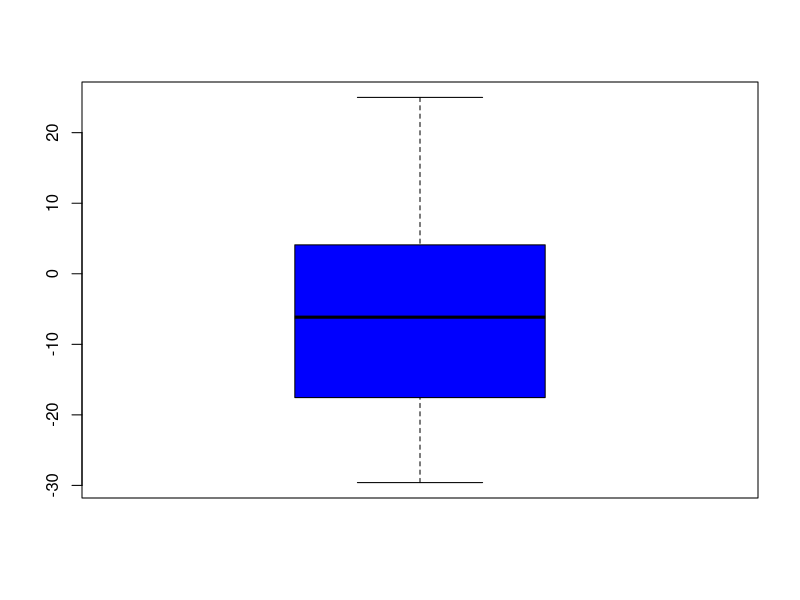
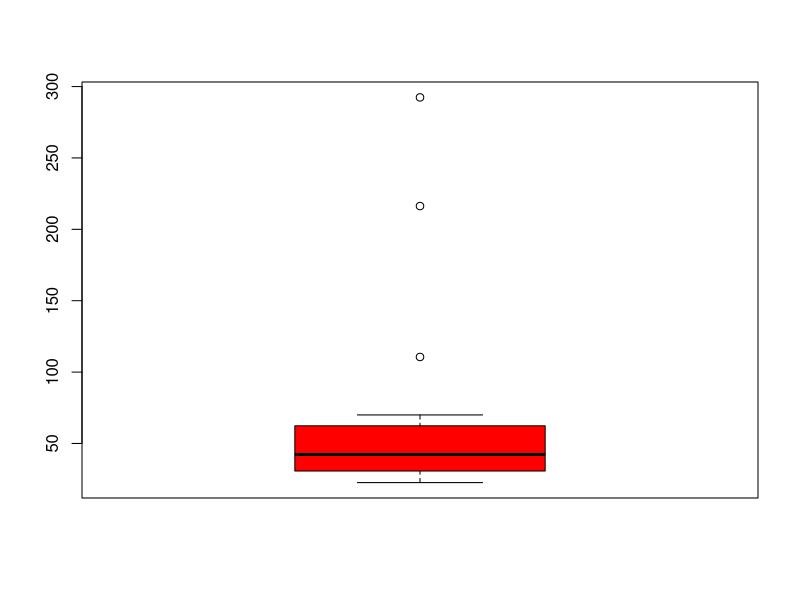

The R source for these figures, in order:
# Illustration of the differences in how quartiles are computed.

# Options available in the quantile() function of R.
?quantile()

#Checking the previous calculations.

x <- c( 1.3, 2.2, 2.7, 3.1, 3.3, 3.7)
p <- c(0.25, 0.5, 0.75)

quantile(x, probs = p, na.rm = FALSE, names = TRUE, type = 1)
quantile(x, probs = p, na.rm = FALSE, names = TRUE, type = 2)
quantile(x, probs = p, na.rm = FALSE, names = TRUE, type = 3)
quantile(x, probs = p, na.rm = FALSE, names = TRUE, type = 4)
quantile(x, probs = p, na.rm = FALSE, names = TRUE, type = 5)
quantile(x, probs = p, na.rm = FALSE, names = TRUE, type = 6)
quantile(x, probs = p, na.rm = FALSE, names = TRUE, type = 7)
quantile(x, probs = p, na.rm = FALSE, names = TRUE, type = 8)
quantile(x, probs = p, na.rm = FALSE, names = TRUE, type = 9)

#-------------------------------------------------------------------------------

# Data from page 18 of Wilcox using an even number of observations.

x <- c(-29.6,-20.9,-19.7,-15.4,-12.3,-8.0,-4.3,0.8,2.0,6.2,11.2,25.0)
length(x)
sort(x, decreasing = FALSE)

# The three quartiles are supposed to divide the data into four equal parts.
# The question is how this should best be done. There are various methods.

# Black's method gives -17.55 which matches type = 2 in R.
-0.5*(19.7+15.4)

# Wilcox describes a different interpolation method.  His method is shown on 
# page 19 and results in -17.9.  

# The summary() function uses the type = 7 option.  This results in -16.480.
summary(x)

# Here are some results using each of the different options in R.

p <- c(0.25, 0.5, 0.75)
quantile(x, probs = p, na.rm = FALSE, names = TRUE, type = 1)
quantile(x, probs = p, na.rm = FALSE, names = TRUE, type = 2)
quantile(x, probs = p, na.rm = FALSE, names = TRUE, type = 3)
quantile(x, probs = p, na.rm = FALSE, names = TRUE, type = 4)
quantile(x, probs = p, na.rm = FALSE, names = TRUE, type = 5)
quantile(x, probs = p, na.rm = FALSE, names = TRUE, type = 6)
quantile(x, probs = p, na.rm = FALSE, names = TRUE, type = 7)
quantile(x, probs = p, na.rm = FALSE, names = TRUE, type = 8)
quantile(x, probs = p, na.rm = FALSE, names = TRUE, type = 9)

# boxplot.stats() provides numerical information about the construction of the boxplot.

boxplot(x, col = "blue")
boxplot.stats(x)

#-----------------------------------------------------------------------------------------------
# Example using Black page 62 with an odd number of observations.

x <- c( 292.4, 216.3, 110.6, 70, 54.8, 48.8, 43.7,
        42.3, 40.7, 31.2, 30.8, 30.6, 29.4, 26.2, 22.6)

length(x)
sort(x, decreasing = FALSE)
# Black's Q1 is 30.6 and Wilcox's is 30.64.  For Wilcox we have the following:
# h = 3.75 + 5/12 - 4 = 0.167.   (1 - 0.167)(30.6) + 0.167(30.8) = 30.64.

p <- c(0.25, 0.5, 0.75)

quantile(x, probs = p, na.rm = FALSE, names = TRUE, type = 1)
quantile(x, probs = p, na.rm = FALSE, names = TRUE, type = 2)
quantile(x, probs = p, na.rm = FALSE, names = TRUE, type = 3)
quantile(x, probs = p, na.rm = FALSE, names = TRUE, type = 4)
quantile(x, probs = p, na.rm = FALSE, names = TRUE, type = 5)
quantile(x, probs = p, na.rm = FALSE, names = TRUE, type = 6)
quantile(x, probs = p, na.rm = FALSE, names = TRUE, type = 7)
quantile(x, probs = p, na.rm = FALSE, names = TRUE, type = 8)
quantile(x, probs = p, na.rm = FALSE, names = TRUE, type = 9)

boxplot(x, col = "red")
boxplot.stats(x, coef = 1.5, do.conf = TRUE, do.out = TRUE)

#-------------------------------------------------------------------------------
# Boxplot uses type 2 if n is even and type 7 if n is odd as verified using
# boxplot.stats
#-------------------------------------------------------------------------------
